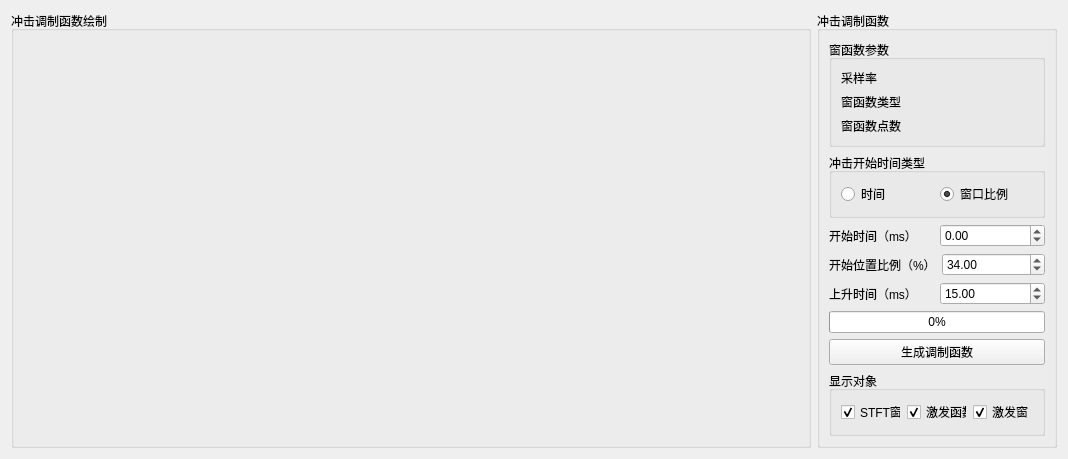
           <widget class="QWidget" name="tab_3">
            <attribute name="title">
             <string>激发调制函数</string>
            </attribute>
            <layout class="QHBoxLayout" name="horizontalLayout_23">
             <item>
              <widget class="QGroupBox" name="groupBox_ActiveSig_chart">
               <property name="sizePolicy">
                <sizepolicy hsizetype="Expanding" vsizetype="Expanding">
                 <horstretch>0</horstretch>
                 <verstretch>0</verstretch>
                </sizepolicy>
               </property>
               <property name="minimumSize">
                <size>
                 <width>800</width>
                 <height>250</height>
                </size>
               </property>
               <property name="maximumSize">
                <size>
                 <width>1980</width>
                 <height>440</height>
                </size>
               </property>
               <property name="title">
                <string>冲击调制函数绘制</string>
               </property>
               <layout class="QHBoxLayout" name="HLayout_FFTWnd_ActiveFunc_Cht"/>
              </widget>
             </item>
             <item>
              <widget class="QGroupBox" name="groupBox_8">
               <property name="maximumSize">
                <size>
                 <width>240</width>
                 <height>16777215</height>
                </size>
               </property>
               <property name="title">
                <string>冲击调制函数</string>
               </property>
               <layout class="QVBoxLayout" name="verticalLayout_9">
                <item>
                 <widget class="QGroupBox" name="groupBox_11">
                  <property name="minimumSize">
                   <size>
                    <width>0</width>
                    <height>0</height>
                   </size>
                  </property>
                  <property name="maximumSize">
                   <size>
                    <width>16777215</width>
                    <height>408</height>
                   </size>
                  </property>
                  <property name="title">
                   <string>窗函数参数</string>
                  </property>
                  <layout class="QVBoxLayout" name="verticalLayout_10">
                   <item>
                    <widget class="QLabel" name="label_ActiveWnd_sampleRate">
                     <property name="text">
                      <string>采样率</string>
                     </property>
                    </widget>
                   </item>
                   <item>
                    <widget class="QLabel" name="label_ActiveWnd_WndType">
                     <property name="text">
                      <string>窗函数类型</string>
                     </property>
                    </widget>
                   </item>
                   <item>
                    <widget class="QLabel" name="label_ActiveWnd_FFTWndPtCount">
                     <property name="text">
                      <string>窗函数点数</string>
                     </property>
                    </widget>
                   </item>
                  </layout>
                 </widget>
                </item>
                <item>
                 <widget class="QGroupBox" name="groupBox_ActiveStartType">
                  <property name="minimumSize">
                   <size>
                    <width>0</width>
                    <height>48</height>
                   </size>
                  </property>
                  <property name="title">
                   <string>冲击开始时间类型</string>
                  </property>
                  <layout class="QHBoxLayout" name="horizontalLayout_24">
                   <item>
                    <widget class="QRadioButton" name="radioButton_ActiveStartType_Time">
                     <property name="text">
                      <string>时间</string>
                     </property>
                    </widget>
                   </item>
                   <item>
                    <widget class="QRadioButton" name="radioButton_ActiveStartType_Ratio">
                     <property name="text">
                      <string>窗口比例</string>
                     </property>
                     <property name="checked">
                      <bool>true</bool>
                     </property>
                    </widget>
                   </item>
                  </layout>
                 </widget>
                </item>
                <item>
                 <layout class="QHBoxLayout" name="horizontalLayout_20">
                  <item>
                   <widget class="QLabel" name="label_ActiveStartTime">
                    <property name="text">
                     <string>开始时间（ms）</string>
                    </property>
                   </widget>
                  </item>
                  <item>
                   <widget class="QDoubleSpinBox" name="DSBox_ActiveStartTime">
                    <property name="minimum">
                     <double>-50.000000000000000</double>
                    </property>
                    <property name="maximum">
                     <double>50.000000000000000</double>
                    </property>
                   </widget>
                  </item>
                 </layout>
                </item>
                <item>
                 <layout class="QHBoxLayout" name="horizontalLayout_25">
                  <item>
                   <widget class="QLabel" name="label_ActiveStartRatio">
                    <property name="text">
                     <string>开始位置比例（%）</string>
                    </property>
                   </widget>
                  </item>
                  <item>
                   <widget class="QDoubleSpinBox" name="DSBox_ActiveStartRatio">
                    <property name="minimum">
                     <double>0.000000000000000</double>
                    </property>
                    <property name="maximum">
                     <double>100.000000000000000</double>
                    </property>
                    <property name="value">
                     <double>34.000000000000000</double>
                    </property>
                   </widget>
                  </item>
                 </layout>
                </item>
                <item>
                 <layout class="QHBoxLayout" name="horizontalLayout_21">
                  <item>
                   <widget class="QLabel" name="label_IncreaseTime">
                    <property name="text">
                     <string>上升时间（ms）</string>
                    </property>
                   </widget>
                  </item>
                  <item>
                   <widget class="QDoubleSpinBox" name="DSBox_IncreaseTime">
                    <property name="maximum">
                     <double>50.000000000000000</double>
                    </property>
                    <property name="value">
                     <double>15.000000000000000</double>
                    </property>
                   </widget>
                  </item>
                 </layout>
                </item>
                <item>
                 <widget class="QProgressBar" name="progressBar_ActiveFuncLoadState">
                  <property name="value">
                   <number>0</number>
                  </property>
                 </widget>
                </item>
                <item>
                 <widget class="QPushButton" name="btn_GenActiveFunc">
                  <property name="text">
                   <string>生成调制函数</string>
                  </property>
                 </widget>
                </item>
                <item>
                 <widget class="QGroupBox" name="groupBox_ActiveWnd_ShowType">
                  <property name="minimumSize">
                   <size>
                    <width>0</width>
                    <height>0</height>
                   </size>
                  </property>
                  <property name="title">
                   <string>显示对象</string>
                  </property>
                  <layout class="QHBoxLayout" name="horizontalLayout_34">
                   <item>
                    <widget class="QCheckBox" name="checkBox_ActiveWnd_ShowType_STFTWnd">
                     <property name="text">
                      <string>STFT窗</string>
                     </property>
                     <property name="checked">
                      <bool>true</bool>
                     </property>
                    </widget>
                   </item>
                   <item>
                    <widget class="QCheckBox" name="checkBox_ActiveWnd_ShowType_ActiveVal">
                     <property name="text">
                      <string>激发函数</string>
                     </property>
                     <property name="checked">
                      <bool>true</bool>
                     </property>
                    </widget>
                   </item>
                   <item>
                    <widget class="QCheckBox" name="checkBox_ActiveWnd_ShowType_ActiveWnd">
                     <property name="text">
                      <string>激发窗</string>
                     </property>
                     <property name="checked">
                      <bool>true</bool>
                     </property>
                    </widget>
                   </item>
                  </layout>
                 </widget>
                </item>
               </layout>
              </widget>
             </item>
            </layout>
           </widget>
